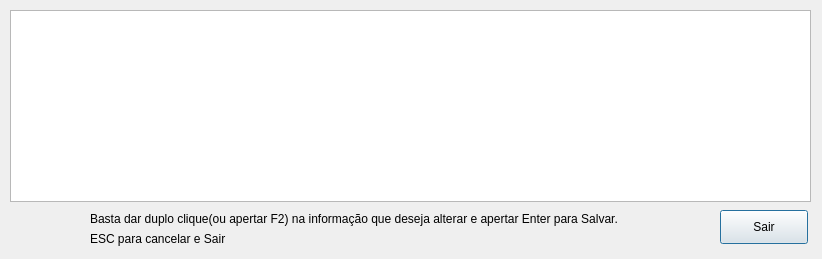
<?xml version="1.0" encoding="UTF-8"?>
<ui version="4.0">
 <class>EditClient</class>
 <widget class="QDialog" name="EditClient">
  <property name="geometry">
   <rect>
    <x>0</x>
    <y>0</y>
    <width>822</width>
    <height>259</height>
   </rect>
  </property>
  <property name="minimumSize">
   <size>
    <width>822</width>
    <height>259</height>
   </size>
  </property>
  <property name="maximumSize">
   <size>
    <width>822</width>
    <height>259</height>
   </size>
  </property>
  <property name="windowTitle">
   <string>Editar dados do Cliente</string>
  </property>
  <widget class="QTableView" name="tbl_EditClient">
   <property name="geometry">
    <rect>
     <x>10</x>
     <y>10</y>
     <width>801</width>
     <height>192</height>
    </rect>
   </property>
   <property name="toolTip">
    <string>Duplo clique aqui para alterar as informações do cliente.</string>
   </property>
  </widget>
  <widget class="QPushButton" name="btn_sair">
   <property name="geometry">
    <rect>
     <x>720</x>
     <y>210</y>
     <width>88</width>
     <height>34</height>
    </rect>
   </property>
   <property name="text">
    <string>Sair</string>
   </property>
  </widget>
  <widget class="QLabel" name="llb_info">
   <property name="geometry">
    <rect>
     <x>90</x>
     <y>210</y>
     <width>611</width>
     <height>18</height>
    </rect>
   </property>
   <property name="text">
    <string>Basta dar duplo clique(ou apertar F2) na informação que deseja alterar e apertar Enter para Salvar.</string>
   </property>
  </widget>
  <widget class="QLabel" name="lbl_Emoticon">
   <property name="geometry">
    <rect>
     <x>20</x>
     <y>210</y>
     <width>61</width>
     <height>41</height>
    </rect>
   </property>
   <property name="text">
    <string/>
   </property>
  </widget>
  <widget class="QLabel" name="llb_info_2">
   <property name="geometry">
    <rect>
     <x>90</x>
     <y>230</y>
     <width>151</width>
     <height>18</height>
    </rect>
   </property>
   <property name="text">
    <string>ESC para cancelar e Sair</string>
   </property>
  </widget>
 </widget>
 <resources/>
 <connections/>
</ui>
